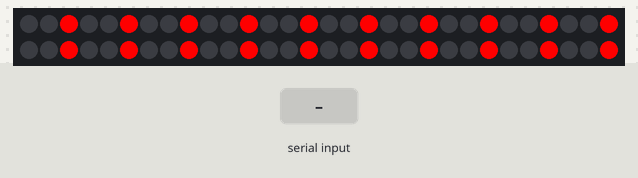
The sketch below on a simulated Arduino Uno, built with avr-gcc and run on an emulated ATmega328P. Parts: 60 RGB LEDs in strip order, left to right, continuing on the next row. The test bench sets the inputs (shaded band). What the sketch prints to the serial monitor is not drawn.

Above: at 1.2 s.
1.3 s: "b" received over Serial
At 2.9 s:
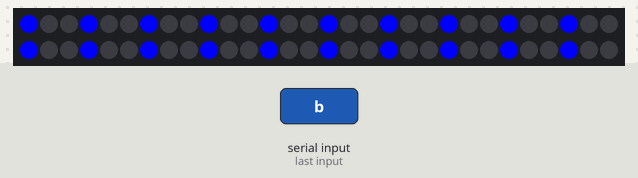
4.3 s: "g" received over Serial
At 6.9 s:
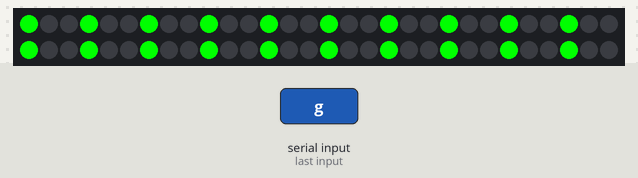
7.3 s: "r" received over Serial
At 9.5 s:
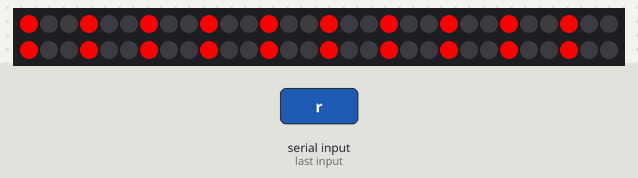
Timing chart, 0 to 11.0 s (numbered marks = the images above; inputs shaded):
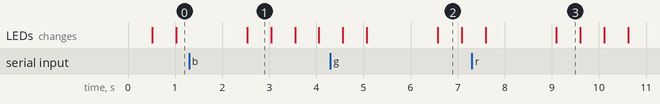

Measured:
- after the input at 1.3 s, the LEDs: change after 1.2 s (image 1)
- what the display in image 1 shows lasts 0.5 s, from 2.5 s to 3.0 s

The sketch:

omega_arduino_neopixel.ino
```cpp
#include <Adafruit_NeoPixel.h>
#ifdef __AVR__
#include <avr/power.h>
#endif

#define PIN 2


int mode;
String readSerial;
Adafruit_NeoPixel strip = Adafruit_NeoPixel(60, PIN, NEO_GRB + NEO_KHZ800);
uint32_t red = strip.Color(255, 0, 0);
uint32_t green = strip.Color(0, 255, 0);
uint32_t blue = strip.Color(0, 0, 255);
uint32_t current_color = red;

uint32_t zero = 500;
uint32_t one = 400;
uint32_t two = 300;
uint32_t three = 200;
uint32_t four = 100;
uint32_t five = 50;
uint32_t current_speed = zero;

uint32_t normal = 0;
uint32_t reverse = 1;
uint32_t current_direction = normal;

void setup() {
  //pinMode(LED_BUILTIN, OUTPUT);
  Serial.begin(9600);
  strip.begin();
  strip.show();
}


void loop() {
  if (Serial.available() > 0) {
    readSerial = Serial.readString();
    Serial.print(readSerial);
  }
  if (readSerial[0] == 'r') {
    current_color = red;
  } else if (readSerial[0] == 'b') {
    current_color = blue;
  } else if (readSerial[0] == 'g') {
    current_color = green;
  }

  if (readSerial[1] == '0') {
    current_speed = zero;
  } else if (readSerial[1] == '1') {
    current_speed = one;
  } else if (readSerial[1] == '2') {
    current_speed = two;
  } else if (readSerial[1] == '3') {
    current_speed = three;
  } else if (readSerial[1] == '4') {
    current_speed = four;
  } else if (readSerial[1] == '5') {
    current_speed = five;
  }
  if (readSerial[2] == 'n') {
    current_direction = normal;
  } else if (readSerial[2] == 'r') {
    current_direction = reverse;
  }
  if (current_direction == normal) {
    theater_chase(current_color, current_speed);
  } else if (current_direction == reverse) {
    reverse_theater_chase(current_color, current_speed);
  }
}

void theater_chase(uint32_t color, uint32_t wait) {
  for (uint32_t j = 0 ; j <= 2 ; j++) {
    for (uint32_t i = 0 ; i < strip.numPixels(); i++) {
      if (i % 3 == j) {
        strip.setPixelColor(i, color);
      }
    }
    strip.show();
    delay(wait);
    for (uint32_t i = 0 ; i < strip.numPixels(); i++) {
      if (i % 3 == j) {
        strip.setPixelColor(i, 0);
      }
    }
  }
}

void reverse_theater_chase(uint32_t color, uint32_t wait) {
  for (uint32_t j = 3 ; j > 0 ; j--) {
    for (uint32_t i = 0 ; i < strip.numPixels(); i++) {
      if (i % 3 == j - 1) {
        strip.setPixelColor(i, color);
      }
    }
    strip.show();
    delay(wait);
    for (uint32_t i = 0 ; i < strip.numPixels(); i++) {
      if (i % 3 == j - 1) {
        strip.setPixelColor(i, 0);
      }
    }
  }
}
```
